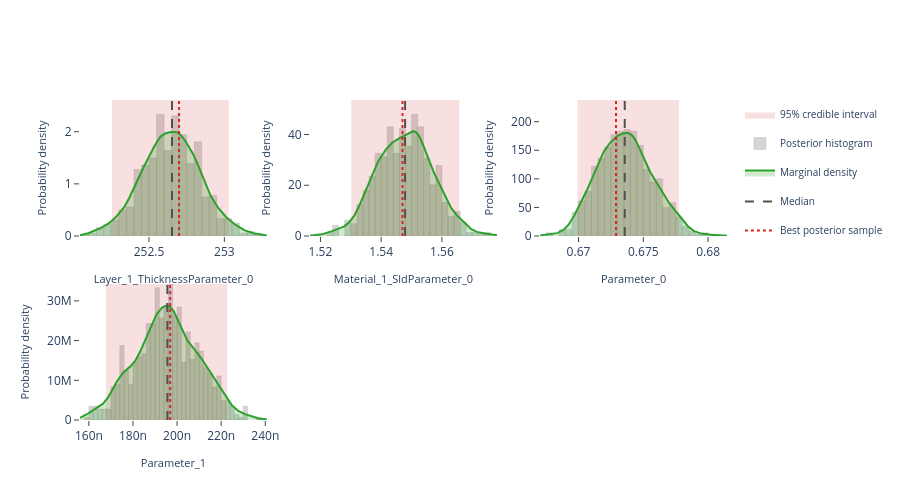

The notebook cell this image was saved under:
### Markdown cell above
## Interactive posterior plots

The next three cells render the same Plotly figures that are shown on the
Bayesian Posterior tab of the EasyReflectometryApp:

* **Marginals** — per-parameter distribution: histogram + smooth KDE marginal,
  shaded 95% credible interval, and median / best-sample lines
  (`plot_distribution` or `posterior.distribution()`)
* **Corner plot** — pairwise marginals + 2-D contours + scatter (`plot_corner`)
* **Traces** — per-chain trace + marginal histogram (`plot_trace`)

The standalone helpers are called with ``return_figure=True`` so they return a
Plotly ``Figure`` that we render in the notebook with ``fig.show()``; the
``PosteriorResults`` methods return the figure directly.

### Code cell
# ---- Marginal posterior distributions ---------------------------------------
# One panel per free parameter, each overlaying the posterior histogram, a
# smooth Gaussian-KDE marginal, the shaded 95% credible interval, and the
# median / best-sample reference lines.  Mirrors the "Marginals" sub-tab in
# the EasyReflectometryApp.

# The PosteriorResults method passes ``logp`` through automatically so the
# best posterior sample (MAP) line is drawn:
fig = posterior.distribution()
fig.show()

# Standalone equivalent (pass ``logp`` to get the best-sample line):
# fig = plot_distribution(
#     posterior.draws,
#     posterior.param_names,
#     logp=posterior.logp,
#     return_figure=True,
# )
# fig.show()

### Figure 1 — Plotly figure (JSON) as saved in the notebook; plotly's stock layout.template omitted (floating-point values rounded to 4 significant figures; data arrays with more than 128 entries replaced by an {"elided": "..."} marker saying what was removed)
{"data": [{"fill": "toself", "fillcolor": "rgba(214, 39, 40, 0.14)", "hoverinfo": "skip", "legendgroup": "95% credible interval", "line": {"color": "rgba(214, 39, 40, 0.14)", "width": 0}, "mode": "lines", "name": "95% credible interval", "showlegend": true, "type": "scatter", "x": [252.3, 253.0, 253.0, 252.3, 252.3], "xaxis": "x", "y": [0.0, 0.0, 2.608, 2.608, 0.0], "yaxis": "y"}, {"histnorm": "probability density", "hovertemplate": "sample=%{x:.4f}<br>density: %{y:.2f}<extra></extra>", "legendgroup": "histogram", "marker": {"color": "rgba(120, 120, 120, 0.38)", "line": {"color": "rgba(120, 120, 120, 0.24)", "width": 1}}, "name": "Posterior histogram", "nbinsx": 40, "opacity": 0.82, "showlegend": true, "type": "histogram", "x": {"elided": "720 float values"}, "xaxis": "x", "yaxis": "y"}, {"fill": "tozeroy", "fillcolor": "rgba(44, 160, 44, 0.22)", "hovertemplate": "Layer_1_ThicknessParameter_0: %{x:.4f}<br>density: %{y:.4f}<extra></extra>", "legendgroup": "marginal", "line": {"color": "rgb(44, 160, 44)", "width": 2}, "mode": "lines", "name": "Marginal density", "showlegend": true, "type": "scatter", "x": {"elided": "256 float values"}, "xaxis": "x", "y": {"elided": "256 float values"}, "yaxis": "y"}, {"hovertemplate": "Median: %{x:.4f}<extra></extra>", "legendgroup": "Median", "line": {"color": "rgb(80, 80, 80)", "dash": "dash", "width": 2}, "mode": "lines", "name": "Median", "showlegend": true, "type": "scatter", "x": [252.7, 252.7], "xaxis": "x", "y": [0.0, 2.608], "yaxis": "y"}, {"hovertemplate": "Best posterior sample: %{x:.4f}<extra></extra>", "legendgroup": "Best posterior sample", "line": {"color": "rgb(214, 39, 40)", "dash": "dot", "width": 2}, "mode": "lines", "name": "Best posterior sample", "showlegend": true, "type": "scatter", "x": [252.7, 252.7], "xaxis": "x", "y": [0.0, 2.608], "yaxis": "y"}, {"fill": "toself", "fillcolor": "rgba(214, 39, 40, 0.14)", "hoverinfo": "skip", "legendgroup": "95% credible interval", "line": {"color": "rgba(214, 39, 40, 0.14)", "width": 0}, "mode": "lines", "name": "95% credible interval", "showlegend": false, "type": "scatter", "x": [1.53, 1.566, 1.566, 1.53, 1.53], "xaxis": "x2", "y": [0.0, 0.0, 53.61, 53.61, 0.0], "yaxis": "y2"}, {"histnorm": "probability density", "hovertemplate": "sample=%{x:.4f}<br>density: %{y:.2f}<extra></extra>", "legendgroup": "histogram", "marker": {"color": "rgba(120, 120, 120, 0.38)", "line": {"color": "rgba(120, 120, 120, 0.24)", "width": 1}}, "name": "Posterior histogram", "nbinsx": 40, "opacity": 0.82, "showlegend": false, "type": "histogram", "x": {"elided": "720 float values"}, "xaxis": "x2", "yaxis": "y2"}, {"fill": "tozeroy", "fillcolor": "rgba(44, 160, 44, 0.22)", "hovertemplate": "Material_1_SldParameter_0: %{x:.4f}<br>density: %{y:.4f}<extra></extra>", "legendgroup": "marginal", "line": {"color": "rgb(44, 160, 44)", "width": 2}, "mode": "lines", "name": "Marginal density", "showlegend": false, "type": "scatter", "x": {"elided": "256 float values"}, "xaxis": "x2", "y": {"elided": "256 float values"}, "yaxis": "y2"}, {"hovertemplate": "Median: %{x:.4f}<extra></extra>", "legendgroup": "Median", "line": {"color": "rgb(80, 80, 80)", "dash": "dash", "width": 2}, "mode": "lines", "name": "Median", "showlegend": false, "type": "scatter", "x": [1.548, 1.548], "xaxis": "x2", "y": [0.0, 53.61], "yaxis": "y2"}, {"hovertemplate": "Best posterior sample: %{x:.4f}<extra></extra>", "legendgroup": "Best posterior sample", "line": {"color": "rgb(214, 39, 40)", "dash": "dot", "width": 2}, "mode": "lines", "name": "Best posterior sample", "showlegend": false, "type": "scatter", "x": [1.547, 1.547], "xaxis": "x2", "y": [0.0, 53.61], "yaxis": "y2"}, {"fill": "toself", "fillcolor": "rgba(214, 39, 40, 0.14)", "hoverinfo": "skip", "legendgroup": "95% credible interval", "line": {"color": "rgba(214, 39, 40, 0.14)", "width": 0}, "mode": "lines", "name": "95% credible interval", "showlegend": false, "type": "scatter", "x": [0.6699, 0.6778, 0.6778, 0.6699, 0.6699], "xaxis": "x3", "y": [0.0, 0.0, 238.0, 238.0, 0.0], "yaxis": "y3"}, {"histnorm": "probability density", "hovertemplate": "sample=%{x:.4f}<br>density: %{y:.2f}<extra></extra>", "legendgroup": "histogram", "marker": {"color": "rgba(120, 120, 120, 0.38)", "line": {"color": "rgba(120, 120, 120, 0.24)", "width": 1}}, "name": "Posterior histogram", "nbinsx": 40, "opacity": 0.82, "showlegend": false, "type": "histogram", "x": {"elided": "720 float values"}, "xaxis": "x3", "yaxis": "y3"}, {"fill": "tozeroy", "fillcolor": "rgba(44, 160, 44, 0.22)", "hovertemplate": "Parameter_0: %{x:.4f}<br>density: %{y:.4f}<extra></extra>", "legendgroup": "marginal", "line": {"color": "rgb(44, 160, 44)", "width": 2}, "mode": "lines", "name": "Marginal density", "showlegend": false, "type": "scatter", "x": {"elided": "256 float values"}, "xaxis": "x3", "y": {"elided": "256 float values"}, "yaxis": "y3"}, {"hovertemplate": "Median: %{x:.4f}<extra></extra>", "legendgroup": "Median", "line": {"color": "rgb(80, 80, 80)", "dash": "dash", "width": 2}, "mode": "lines", "name": "Median", "showlegend": false, "type": "scatter", "x": [0.6736, 0.6736], "xaxis": "x3", "y": [0.0, 238.0], "yaxis": "y3"}, {"hovertemplate": "Best posterior sample: %{x:.4f}<extra></extra>", "legendgroup": "Best posterior sample", "line": {"color": "rgb(214, 39, 40)", "dash": "dot", "width": 2}, "mode": "lines", "name": "Best posterior sample", "showlegend": false, "type": "scatter", "x": [0.6729, 0.6729], "xaxis": "x3", "y": [0.0, 238.0], "yaxis": "y3"}, {"fill": "toself", "fillcolor": "rgba(214, 39, 40, 0.14)", "hoverinfo": "skip", "legendgroup": "95% credible interval", "line": {"color": "rgba(214, 39, 40, 0.14)", "width": 0}, "mode": "lines", "name": "95% credible interval", "showlegend": false, "type": "scatter", "x": [1.678e-07, 2.227e-07, 2.227e-07, 1.678e-07, 1.678e-07], "xaxis": "x4", "y": [0.0, 0.0, 34260000.0, 34260000.0, 0.0], "yaxis": "y4"}, {"histnorm": "probability density", "hovertemplate": "sample=%{x:.4f}<br>density: %{y:.2f}<extra></extra>", "legendgroup": "histogram", "marker": {"color": "rgba(120, 120, 120, 0.38)", "line": {"color": "rgba(120, 120, 120, 0.24)", "width": 1}}, "name": "Posterior histogram", "nbinsx": 40, "opacity": 0.82, "showlegend": false, "type": "histogram", "x": {"elided": "720 float values"}, "xaxis": "x4", "yaxis": "y4"}, {"fill": "tozeroy", "fillcolor": "rgba(44, 160, 44, 0.22)", "hovertemplate": "Parameter_1: %{x:.4f}<br>density: %{y:.4f}<extra></extra>", "legendgroup": "marginal", "line": {"color": "rgb(44, 160, 44)", "width": 2}, "mode": "lines", "name": "Marginal density", "showlegend": false, "type": "scatter", "x": {"elided": "256 float values"}, "xaxis": "x4", "y": {"elided": "256 float values"}, "yaxis": "y4"}, {"hovertemplate": "Median: %{x:.4f}<extra></extra>", "legendgroup": "Median", "line": {"color": "rgb(80, 80, 80)", "dash": "dash", "width": 2}, "mode": "lines", "name": "Median", "showlegend": false, "type": "scatter", "x": [1.956e-07, 1.956e-07], "xaxis": "x4", "y": [0.0, 34260000.0], "yaxis": "y4"}, {"hovertemplate": "Best posterior sample: %{x:.4f}<extra></extra>", "legendgroup": "Best posterior sample", "line": {"color": "rgb(214, 39, 40)", "dash": "dot", "width": 2}, "mode": "lines", "name": "Best posterior sample", "showlegend": false, "type": "scatter", "x": [1.969e-07, 1.969e-07], "xaxis": "x4", "y": [0.0, 34260000.0], "yaxis": "y4"}], "layout": {"barmode": "overlay", "height": 500, "legend": {"font": {"size": 10}}, "plot_bgcolor": "white", "showlegend": true, "xaxis": {"anchor": "y", "domain": [0.0, 0.2889], "range": [252.0, 253.3], "showgrid": false, "ticks": "outside", "title": {"font": {"size": 11}, "text": "Layer_1_ThicknessParameter_0"}, "zeroline": false}, "xaxis2": {"anchor": "y2", "domain": [0.3556, 0.6444], "range": [1.517, 1.578], "showgrid": false, "ticks": "outside", "title": {"font": {"size": 11}, "text": "Material_1_SldParameter_0"}, "zeroline": false}, "xaxis3": {"anchor": "y3", "domain": [0.7111, 1.0], "range": [0.667, 0.6815], "showgrid": false, "ticks": "outside", "title": {"font": {"size": 11}, "text": "Parameter_0"}, "zeroline": false}, "xaxis4": {"anchor": "y4", "domain": [0.0, 0.2889], "range": [1.56e-07, 2.407e-07], "showgrid": false, "ticks": "outside", "title": {"font": {"size": 11}, "text": "Parameter_1"}, "zeroline": false}, "xaxis5": {"anchor": "y5", "domain": [0.3556, 0.6444], "showgrid": false, "ticks": "outside", "zeroline": false}, "xaxis6": {"anchor": "y6", "domain": [0.7111, 1.0], "showgrid": false, "ticks": "outside", "zeroline": false}, "yaxis": {"anchor": "x", "domain": [0.575, 1.0], "range": [0.0, 2.608], "showgrid": false, "ticks": "outside", "title": {"font": {"size": 11}, "text": "Probability density"}, "zeroline": false}, "yaxis2": {"anchor": "x2", "domain": [0.575, 1.0], "range": [0.0, 53.61], "showgrid": false, "ticks": "outside", "title": {"font": {"size": 11}, "text": "Probability density"}, "zeroline": false}, "yaxis3": {"anchor": "x3", "domain": [0.575, 1.0], "range": [0.0, 238.0], "showgrid": false, "ticks": "outside", "title": {"font": {"size": 11}, "text": "Probability density"}, "zeroline": false}, "yaxis4": {"anchor": "x4", "domain": [0.0, 0.425], "range": [0.0, 34260000.0], "showgrid": false, "ticks": "outside", "title": {"font": {"size": 11}, "text": "Probability density"}, "zeroline": false}, "yaxis5": {"anchor": "x5", "domain": [0.0, 0.425], "showgrid": false, "ticks": "outside", "zeroline": false}, "yaxis6": {"anchor": "x6", "domain": [0.0, 0.425], "showgrid": false, "ticks": "outside", "zeroline": false}}}
